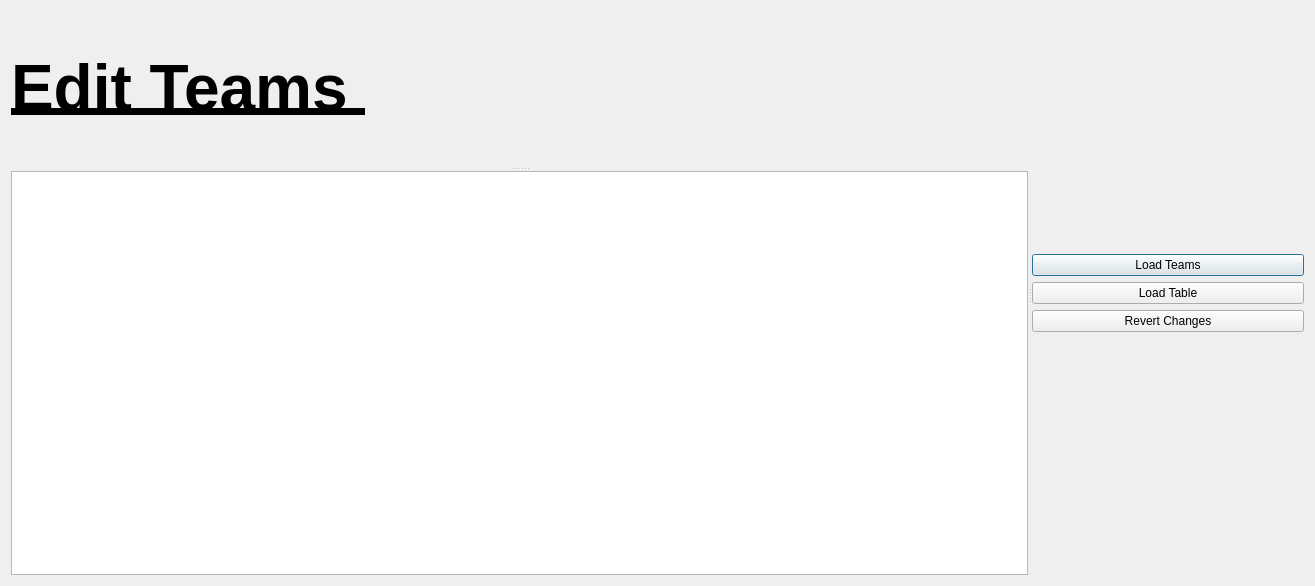
<?xml version="1.0" encoding="UTF-8"?>
<ui version="4.0">
 <class>edit_teams</class>
 <widget class="QDialog" name="edit_teams">
  <property name="geometry">
   <rect>
    <x>0</x>
    <y>0</y>
    <width>1315</width>
    <height>586</height>
   </rect>
  </property>
  <property name="windowTitle">
   <string>Dialog</string>
  </property>
  <layout class="QGridLayout" name="gridLayout">
   <item row="0" column="0">
    <widget class="QSplitter" name="splitter_2">
     <property name="orientation">
      <enum>Qt::Horizontal</enum>
     </property>
     <widget class="QSplitter" name="splitter">
      <property name="orientation">
       <enum>Qt::Vertical</enum>
      </property>
      <widget class="QLabel" name="label">
       <property name="text">
        <string>&lt;html&gt;&lt;head/&gt;&lt;body&gt;&lt;p&gt;&lt;span style=&quot; font-size:48pt; font-weight:600; text-decoration: underline;&quot;&gt;Edit Teams &lt;/span&gt;&lt;/p&gt;&lt;/body&gt;&lt;/html&gt;</string>
       </property>
      </widget>
      <widget class="QTableView" name="tableView"/>
     </widget>
     <widget class="QWidget" name="">
      <layout class="QVBoxLayout" name="verticalLayout_2">
       <item>
        <spacer name="verticalSpacer_2">
         <property name="orientation">
          <enum>Qt::Vertical</enum>
         </property>
         <property name="sizeHint" stdset="0">
          <size>
           <width>20</width>
           <height>40</height>
          </size>
         </property>
        </spacer>
       </item>
       <item>
        <layout class="QVBoxLayout" name="verticalLayout">
         <item>
          <widget class="QPushButton" name="load_teams_button">
           <property name="text">
            <string>Load Teams</string>
           </property>
          </widget>
         </item>
         <item>
          <widget class="QPushButton" name="load_table_button">
           <property name="text">
            <string>Load Table</string>
           </property>
          </widget>
         </item>
         <item>
          <widget class="QPushButton" name="revert_changes_button">
           <property name="text">
            <string>Revert Changes</string>
           </property>
          </widget>
         </item>
        </layout>
       </item>
       <item>
        <spacer name="verticalSpacer">
         <property name="orientation">
          <enum>Qt::Vertical</enum>
         </property>
         <property name="sizeHint" stdset="0">
          <size>
           <width>20</width>
           <height>40</height>
          </size>
         </property>
        </spacer>
       </item>
      </layout>
     </widget>
    </widget>
   </item>
  </layout>
 </widget>
 <resources/>
 <connections/>
</ui>
